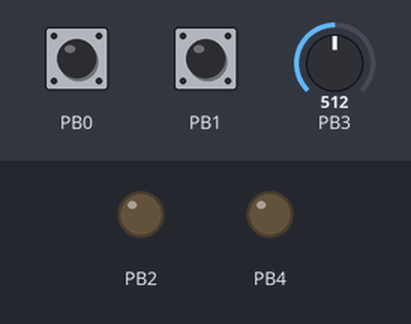
Recording of a program running on a simulated ATtiny13, built with avr-gcc and emulated at 9.8 MHz. Parts: output pins drawn as LEDs (lit = HIGH). Inputs (shaded band) come from the test bench; at power-on: PB3 = 512, PB0 HIGH, PB1 HIGH. EEPROM starts erased.

Above: at 1.2 s.
1.3 s: PB3 set to 5
2.8 s: PB3 set to 2
At 3.9 s:
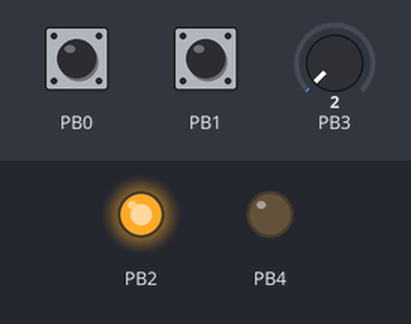
4.3 s: PB0 pulled LOW for 0.15 s
At 4.45 s:
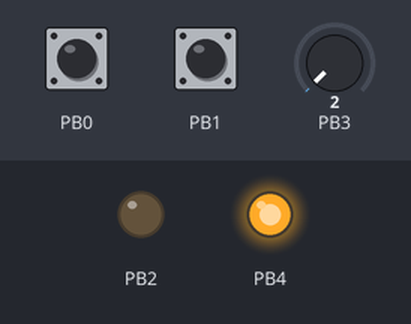
6.0 s: PB1 pulled LOW for 1 s
At 6.25 s:
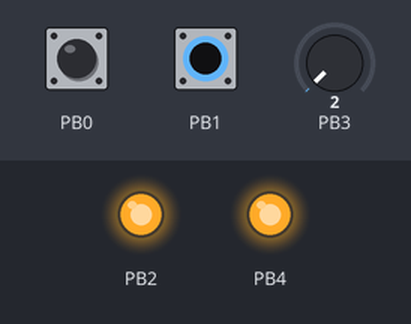
8.5 s: PB1 pulled LOW for 3.2 s
At 9.4 s:
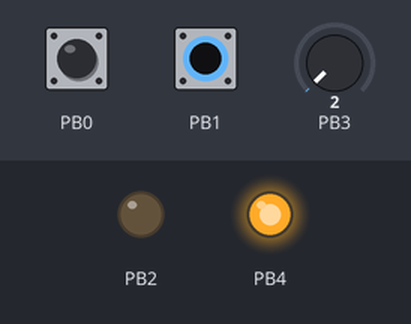
13.2 s: PB0 pulled LOW for 3.2 s
At 16.7 s:
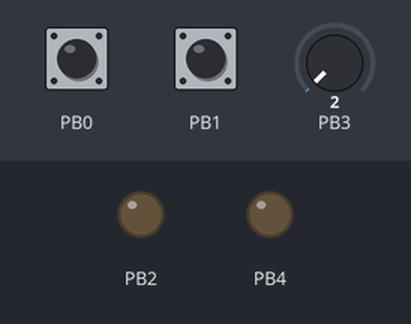
Timing chart, 0 to 18.2 s (numbered marks = the images above; inputs shaded):
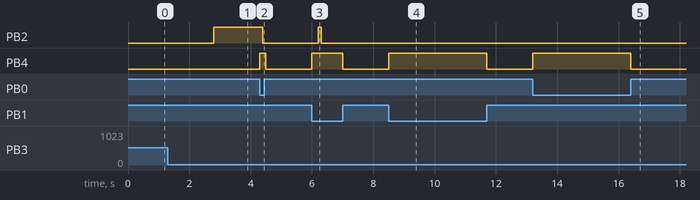

Measured:
- the behaviour switches between 4 and 3 on PB3 (found by bisection; images 0 and 1)
- after the input at 1.3 s, every drawn part: stays the same
- after the input at 2.8 s, PB2: LOW → HIGH at once
- after the input at 4.3 s, PB2: HIGH → LOW after 0.10 s; PB4: LOW → HIGH at once, → LOW 0.20 s later
- after the input at 6.0 s, PB2: LOW → HIGH after 0.20 s, → LOW 0.10 s later; PB4: LOW → HIGH at once, → LOW 1.0 s later
- after the input at 8.5 s, PB4: LOW → HIGH at once, → LOW 3.2 s later
- after the input at 13.2 s, PB4: LOW → HIGH at once, → LOW 3.2 s later

The program:

main.c
```c
/*
 * AnetE10_LimitSwitch.c
 *
 * Author : Веренич Николай
 */

#define F_CPU 9800000UL
#include <avr/io.h>
#include <util/delay.h>
#include <stdio.h>
#include <avr/eeprom.h>

unsigned char			trigger; // объявляем глобальную 8-битную переменную
unsigned char EEMEM		trigger_ee;//объявляем её копию в памяти еепрома


void Init_Port (void){

	PORTB |= (1<<0);	// кнопка МИНУС
	PORTB |= (1<<1);	// кнопка ПЛЮС
	DDRB |= (1<<2);		// выход
						// вход АЦП
	DDRB |= (1<<4);		// индикаторный светодиод

}

void Init_ADC (void){

	ADMUX = (1<<MUX1)|                                             // два регистра MUX отвечающие за подтяжку ноги к АЦП
			(1<<MUX0)|
			(1<<ADLAR);

	ADCSRA = (0<<ADPS2)|
	         (0<<ADPS1)|
	         (1<<ADPS0)|    			//настройка частоты дискретизации АЦП
	         (1<<ADEN);                //включение АЦП

	DIDR0 =  (1<<ADC2D);

}
uint8_t ADC_Read (void){

	ADCSRA |=(1<<ADSC);	                                     //запуск преобразования АЦП
	while(!(ADCSRA & (1<<ADIF)));							 //окончание преобразования АЦП
	return ADCH;                                            //ADCH - регистр хранения прочитанного

}


uint16_t resalt_adc;


int main(void)
{
    Init_Port();
	Init_ADC();

// 		    TCCR0A = (1<<COM0A1)|(0<<COM0A0)| // подключение пина B0
// 		    (1<<WGM01)|(1<<WGM00); // установка режима Fast PWM
// 		    TCCR0B = (1<<CS02)|(0<<CS01)|(1<<CS00); //предделитель

	trigger = eeprom_read_byte (&trigger_ee); // записали значение из еепрома в переменную


    while (1)
    {
		resalt_adc = ADC_Read();

		if (trigger == resalt_adc)		PORTB |= (1<<2);
		else							PORTB &= ~(1<<2);

		if(!(PINB&(1<<1)))	{
			trigger = trigger + 10;
			if(trigger >= 256)	trigger = 255;

			PORTB |= (1<<4);
			_delay_ms(100);
			PORTB &= ~(1<<4);

			eeprom_write_byte (& trigger_ee, trigger);


		}
		if(!(PINB&(1<<0)))	{
			trigger = trigger - 10;
			if(trigger <= 0)	trigger = 0;

			PORTB |= (1<<4);
			_delay_ms(100);
			PORTB &= ~(1<<4);

			eeprom_write_byte (& trigger_ee, trigger);


		}


    }
}
```
